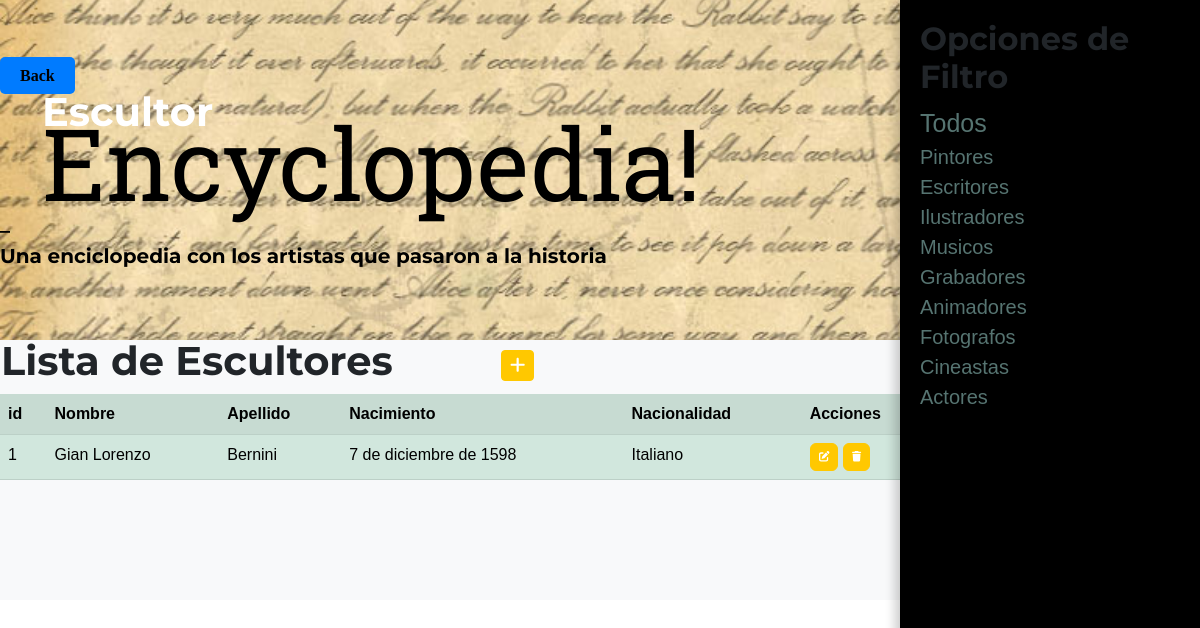
/encyclopedia/escultor/, run on the app's committed database.
### Salute_dEncyclopedia/models.py (models this page shows, shortened)
class Escultor(models.Model):
    nombre = models.CharField(max_length=50)
    apellido = models.CharField(max_length=50)
    nacimiento = models.DateField(default="Desconocido")
    profesion = models.CharField(max_length=50, default='Sin profesión especificada')
    nacionalidad = models.CharField(max_length=50, default='Sin nacionalidad especificada')
    class Meta:
        verbose_name = "Escultor"
        verbose_name_plural = "Escultores"

### Salute_dEncyclopedia/views.py (the view)
# urls.py: path('escultor/', EscultorList.as_view(), name="Escultor"),
def escultor(request):
    contexto = {"Escultores": Escultor.objects.all()}
    return render(request, "Salute_dEncyclopedia/aescultor.html", contexto)

### Salute_dEncyclopedia/templates/Salute_dEncyclopedia/aescultor.html (shortened to what this page needs)
{% extends "Salute_dEncyclopedia/base.html" %}
{% load static %}
{% block titulo %}
<h1>Escultor</h1>
{% endblock titulo %}
{% block contenido %}
<!DOCTYPE html>
<html>
<head>
</head>
<body>
    <div id="filters-panel">
        <div id="filters-content">
            <h2>Opciones de Filtro</h2>
            <a class="link" href="{% url 'Salute_dEncyclopedia:Encyclopedia' %}" style="color: rgb(86, 116, 113); display: block;
            text-decoration: none; font-size: 25px;">Todos</a>
            <a class="link" href="{% url 'Salute_dEncyclopedia:Pintor' %}" style="color: rgb(86, 116, 113); display: block;
             text-decoration: none; font-size: 20px;">Pintores</a>
            <a class="link" href="{% url 'Salute_dEncyclopedia:Escritor' %}" style="color: rgb(86, 116, 113); display: block;
             text-decoration: none; font-size: 20px;">Escritores</a>
            <a class="link" href="{% url 'Salute_dEncyclopedia:Ilustrador' %}" style="color: rgb(86, 116, 113); display: block;
             text-decoration: none; font-size: 20px;">Ilustradores</a>
            <a class="link" href="{% url 'Salute_dEncyclopedia:Musico' %}" style="color: rgb(86, 116, 113); display: block;
             text-decoration: none; font-size: 20px;">Musicos</a>
            <a class="link" href="{% url 'Salute_dEncyclopedia:Grabador' %}" style="color: rgb(86, 116, 113); display: block;
             text-decoration: none; font-size: 20px;">Grabadores</a>
            <a class="link" href="{% url 'Salute_dEncyclopedia:Animador' %}" style="color: rgb(86, 116, 113); display: block;
             text-decoration: none; font-size: 20px;">Animadores</a>
            <a class="link" href="{% url 'Salute_dEncyclopedia:Fotografo' %}" style="color: rgb(86, 116, 113); display: block;
             text-decoration: none; font-size: 20px;">Fotografos</a>
            <a class="link" href="{% url 'Salute_dEncyclopedia:Cineasta' %}" style="color: rgb(86, 116, 113); display: block;
             text-decoration: none; font-size: 20px;">Cineastas</a>
            <a class="link" href="{% url 'Salute_dEncyclopedia:Actor' %}" style="color: rgb(86, 116, 113); display: block;
             text-decoration: none; font-size: 20px;">Actores</a>
        </div>
    </div>
</body>
</html>
<table>
    <tr>
        <td width="500"><h1>Lista de Escultores</h1></td>
        <td>
            <a
            href="{% url 'Salute_dEncyclopedia:create_escultor'%}"
            class="btn btn-primary btn-sm"
            ><i class="fa fa-plus fa-lg" title="New Record"> </i>
            </a>
        </td>
    </tr>
</table>
<table class="table table-success table-striped">
    <tr>
        <th>id</th>
        <th>Nombre</th>
        <th>Apellido</th>
        <th>Nacimiento</th>
        <th>Nacionalidad</th>
        <th>Acciones</th>
    </tr>
{% for e in Escultores %}
    <tr>
        <td>{{ e.id }}</td>
        <td>{{ e.nombre }}</td>
        <td>{{ e.apellido }}</td>
        <td>{{ e.nacimiento }}</td>
        <td>{{ e.nacionalidad }}</td>
        <td>
            <a
            href="{% url 'Salute_dEncyclopedia:update_escultor' e.id %}"
            class="btn btn-primary"
            style="--bs-btn-padding-y: .25rem; --bs-btn-padding-x: .5rem; --bs-btn-font-size: .75rem;"
            ><i class="fa fa-edit fa-sm" title="Edit Record"></i>
            </a>
            <a
                href="{% url 'Salute_dEncyclopedia:delete_escultor' e.id %}"
                class="btn btn-primary"
                style="--bs-btn-padding-y: .25rem; --bs-btn-padding-x: .5rem; --bs-btn-font-size: .75rem;"
                ><i class="fa fa-trash fa-sm" title="Delete"></i>
                </a>
        </td>
    </tr>
{% endfor %}
</table>
{% endblock contenido %}

### Salute_dEncyclopedia/templates/Salute_dEncyclopedia/aescultor.html (style rules this page uses)
body { margin: 0; padding: 0; font-family: Arial, sans-serif; }
#filters-panel { position: fixed; top: 0; right: 0; width: 300px; height: 100vh; background-color: #000000; box-shadow: -5px 0px 10px rgba(0, 0, 0, 0.2); }
#filters-content { padding: 20px; }

### data on the page
Escultor: id "1", nombre "Gian Lorenzo", apellido "Bernini", nacimiento "7 de diciembre de 1598", nacionalidad "Italiano"
